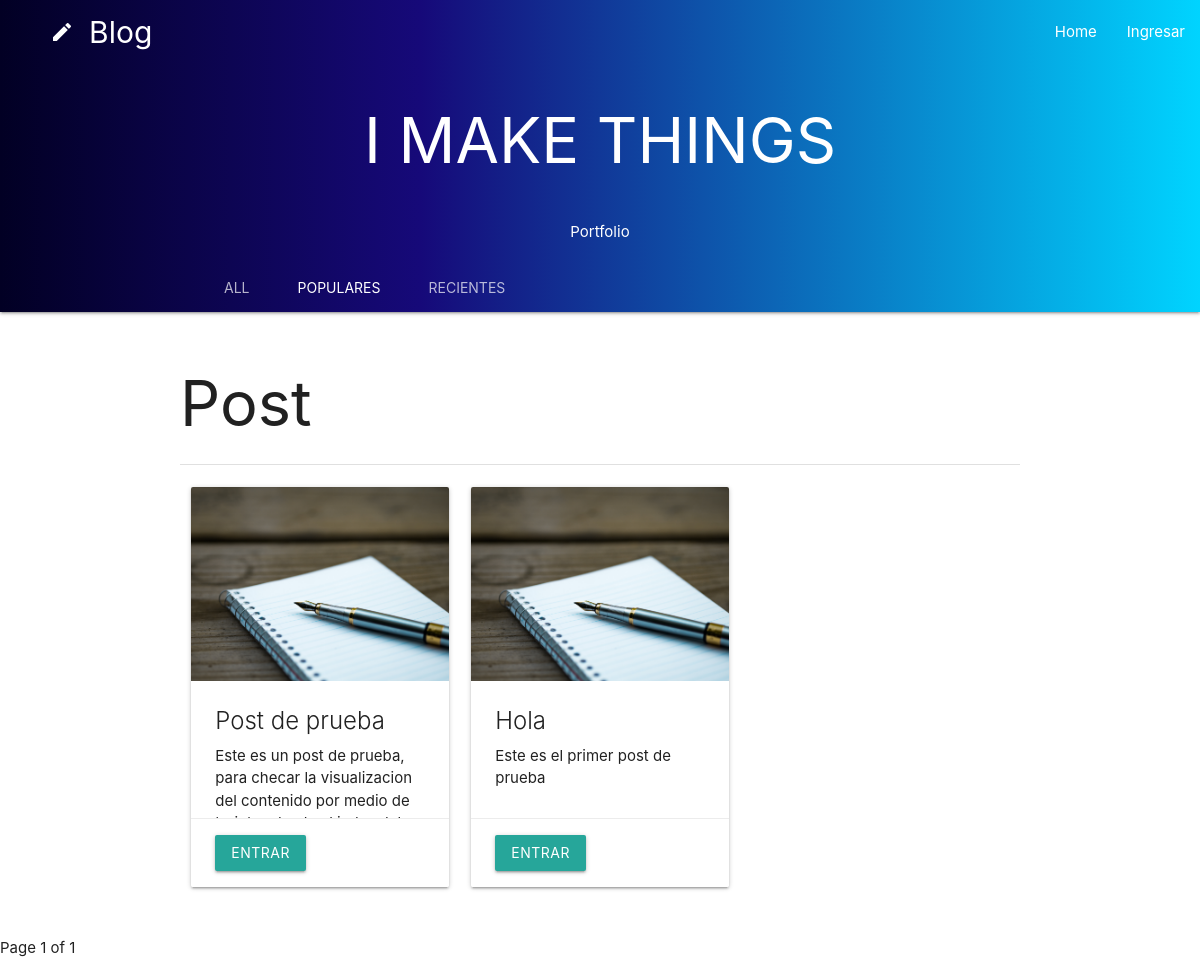
Page /blogapp/ on the earlier database version.
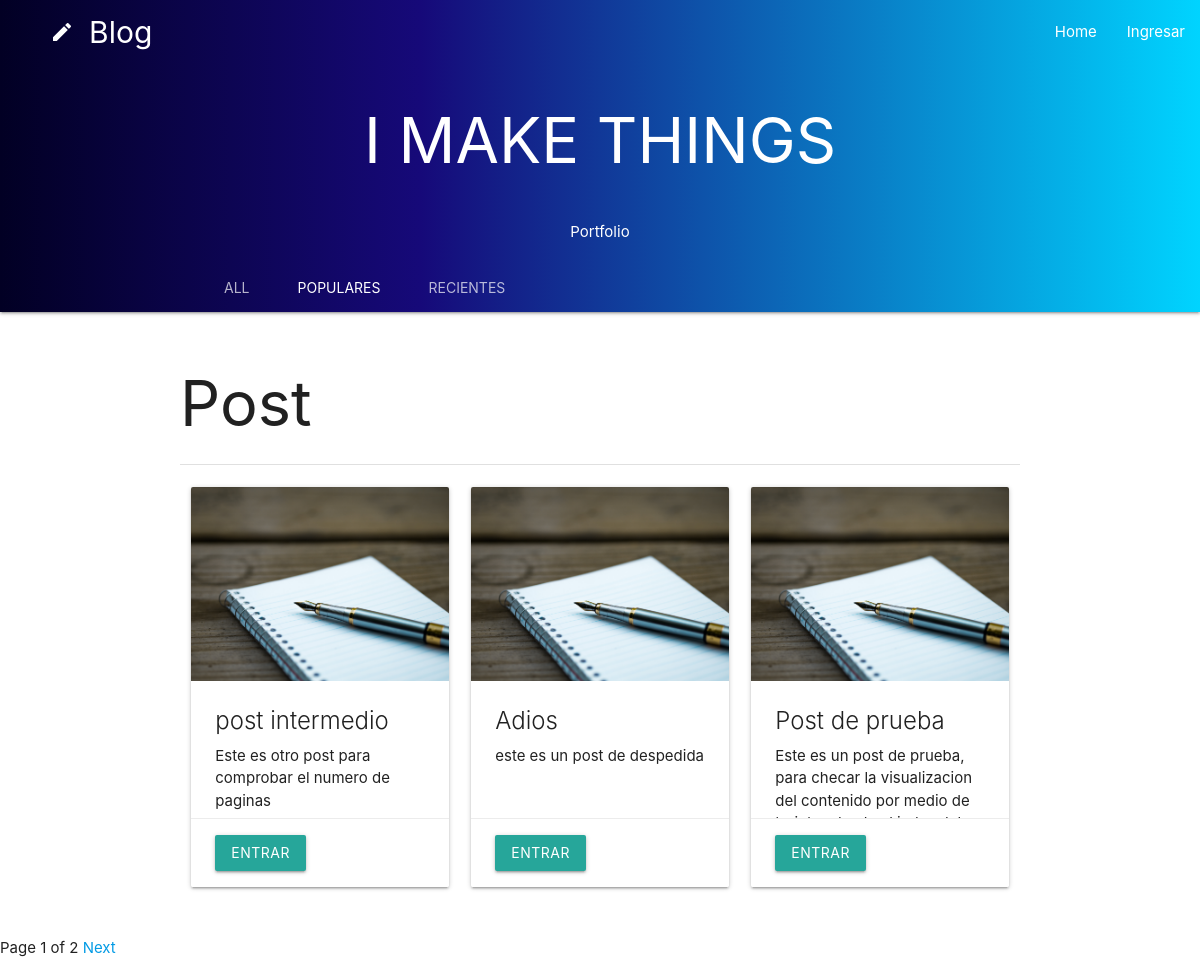
Same page on the later database version.
### blogapp/models.py (models this page shows, shortened)
class Post(models.Model):
    class Status(models.TextChoices):
        DRAFT = 'DF', 'Draft',
        PUBLISHED = 'PB', 'Published'
    title = models.CharField(max_length=250)
    slug = models.SlugField(max_length=250)
    tags = TaggableManager()
    author = models.ForeignKey(User,
                                                on_delete=models.CASCADE,
                                                related_name='blog_posts')
    body = models.TextField()
    publish = models.DateTimeField(default=timezone.now)
    created = models.DateTimeField(auto_now_add=True)
    updated = models.DateTimeField(auto_now=True)
    status = models.CharField(max_length=2,
                                                        choices=Status.choices,
                                                        default=Status.DRAFT)
    objects = models.Manager()
    published = PublishedManager()
    class Meta:
        ordering = ['-publish']
        indexes = [models.Index(fields=['-publish']),]

### blogapp/views.py (the view)
# urls.py: path('', views.index, name="index"),
def index(request,tag_slug=None):
    post_list = Post.published.all()
    tag = None
    if tag_slug:
        tag = get_object_or_404(Tag, slug=tag_slug)
        post_list = post_list.filter(tags__in=[tag])
    paginator = Paginator(post_list, 3)
    page_number = request.GET.get('page', 1)
    try:
        posts = paginator.page(page_number)
    except PageNotAnInteger:
        posts = paginator.page(1)
    except EmptyPage:
        posts = paginator.page(paginator.num_pages)
    return render(request,
                                "./blogapp/base.html",
                                 {'posts': posts,
                                 'tag': tag})

### blogapp/models.py (called while the page is built)
    def get_queryset(self):
        return super().get_queryset()\
                                    .filter(status=Post.Status.PUBLISHED)

### blogapp/templates/blogapp/base.html (shortened to what this page needs)
{% load static %}
<!DOCTYPE html>
<html lang="en">
<head>
  {% block cssstyle %}
  <link rel="stylesheet" href="https://cdnjs.cloudflare.com/ajax/libs/materialize/1.0.0/css/materialize.min.css">
  <link href="{% static '/blogapp/css/style.css'%} " type="text/css" rel="stylesheet" media="screen,projection" />
  {% endblock cssstyle %}
</head>
<body>
  {% block navbar %}
  <nav class="nav-extended">
    <div class="nav-wrapper">
      <a href="/blogapp" class="brand-logo" id="logo"><i class="material-icons">create</i> Blog</a>
      <ul id="nav-mobile" class="right hide-on-med-and-down">
        <li><a href="sass.html">Home</a></li>
        <li><a href="collapsible.html">Ingresar</a></li>
      </ul>
    </div>
    <div class="nav-header center">
      <h1>I MAKE THINGS</h1>
      <div class="tagline">Portfolio</div>
    </div>
    <div class="nav-content">
      <ul class="tabs tabs-transparent" id="tab_down">
        <li class="tab"><a href="#">All</a></li>
        <li class="tab"><a class="active" href="#test2">Populares</a></li>
        <li class="tab "><a href="#test3">Recientes</a></li>
      </ul>
    </div>
  </nav>
  {% endblock navbar %}
  {% block content %}
  <div class="container section">
    <h1>Post</h1>
    <div class="row">
      <div class="divider"></div>
      <div class="section">
        {% for post in posts %}
        <div class="col s12 m6 l4">
          <div class="card medium hoverable">
            <div class="card-image">
              <img class="responsive-img" src="{% static '/blogapp/img/letter.jpg' %}" alt="">
            </div>
            <div class=" card-content">
              <span class=" card-title">{{post.title}}</span>
              <p>{{ post.body|truncatewords:50|linebreaks }}</p>
            </div>
            <div class="card-action">
              <a class="waves-effect waves-light btn" href="{{ post.id }}/">Entrar</a>
            </div>
          </div>
        </div>
        {% endfor %}
      </div>
    </div>
  </div>
  {% endblock content %}
  {% include 'blogapp/pagination.html' with page=posts %}
</body>
</html>

### blogapp/templates/blogapp/pagination.html (shortened to what this page needs)
<link rel="stylesheet" href="https://cdnjs.cloudflare.com/ajax/libs/materialize/1.0.0/css/materialize.min.css">
<span>
  <span>
    Page {{ page.number }} of {{page.paginator.num_pages }}
  </span>
  {% if page.has_next %}
  <a href=" ?page={{ page.next_page_number }}">Next</a>
  {% endif %}
</span>

### blogapp/static/blogapp/css/style.css (style rules this page uses)
nav { background: rgb(2, 0, 36); background: linear-gradient(90deg, rgba(2, 0, 36, 1) 0%, rgba(22, 9, 121, 1) 35%, rgba(0, 212, 255, 1) 100%); }
#tab_down { padding-left: 200px; }
#logo { padding-left: 50px; font-size: 30px }

Differences in the rows shown:
no longer on this page (row unchanged): Post: title "Hola", body "Este es el primer post de prueba"
added Post: title "post intermedio", body "Este es otro post para comprobar el numero de paginas"
added Post: title "Adios", body "este es un post de despedida"
Other differences:
{{ page.paginator.num_pages }}: "1" → "2"
text now shown: "Next"
